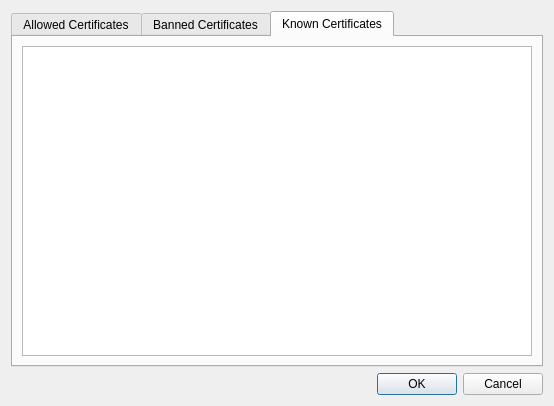
<?xml version="1.0" encoding="UTF-8"?>
<ui version="4.0">
 <class>CertSettingsDialog</class>
 <widget class="QDialog" name="CertSettingsDialog">
  <property name="geometry">
   <rect>
    <x>0</x>
    <y>0</y>
    <width>554</width>
    <height>406</height>
   </rect>
  </property>
  <property name="windowTitle">
   <string>Dialog</string>
  </property>
  <layout class="QVBoxLayout" name="verticalLayout">
   <item>
    <widget class="QTabWidget" name="tabWidget">
     <property name="currentIndex">
      <number>2</number>
     </property>
     <widget class="QWidget" name="tab">
      <attribute name="title">
       <string>Allowed Certificates</string>
      </attribute>
      <layout class="QVBoxLayout" name="verticalLayout_2">
       <item>
        <widget class="QListView" name="allowedView"/>
       </item>
      </layout>
     </widget>
     <widget class="QWidget" name="tab_2">
      <attribute name="title">
       <string>Banned Certificates</string>
      </attribute>
      <layout class="QVBoxLayout" name="verticalLayout_3">
       <item>
        <widget class="QListView" name="bannedView"/>
       </item>
      </layout>
     </widget>
     <widget class="QWidget" name="tab_3">
      <attribute name="title">
       <string>Known Certificates</string>
      </attribute>
      <layout class="QVBoxLayout" name="verticalLayout_4">
       <item>
        <widget class="QListView" name="knownView"/>
       </item>
      </layout>
     </widget>
    </widget>
   </item>
   <item>
    <widget class="QDialogButtonBox" name="buttonBox">
     <property name="orientation">
      <enum>Qt::Horizontal</enum>
     </property>
     <property name="standardButtons">
      <set>QDialogButtonBox::Cancel|QDialogButtonBox::Ok</set>
     </property>
    </widget>
   </item>
  </layout>
 </widget>
 <resources/>
 <connections>
  <connection>
   <sender>buttonBox</sender>
   <signal>accepted()</signal>
   <receiver>CertSettingsDialog</receiver>
   <slot>accept()</slot>
   <hints>
    <hint type="sourcelabel">
     <x>248</x>
     <y>254</y>
    </hint>
    <hint type="destinationlabel">
     <x>157</x>
     <y>274</y>
    </hint>
   </hints>
  </connection>
  <connection>
   <sender>buttonBox</sender>
   <signal>rejected()</signal>
   <receiver>CertSettingsDialog</receiver>
   <slot>reject()</slot>
   <hints>
    <hint type="sourcelabel">
     <x>316</x>
     <y>260</y>
    </hint>
    <hint type="destinationlabel">
     <x>286</x>
     <y>274</y>
    </hint>
   </hints>
  </connection>
 </connections>
</ui>
